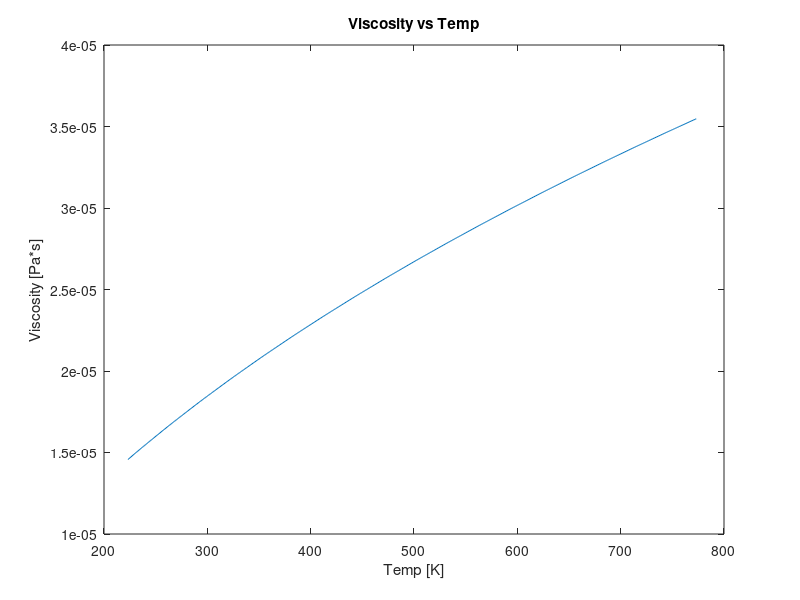

This figure's MATLAB source: (Note: this script raises an error after producing the figure.)
%% HW 1 - 302
% Joshua Oates
close all;
clear all;
clc
%% FF1
clear all;
disp("-----FF1-----")


muRef = 1.716e-5;
TRef = 273.15;
S = 110.4;


mu = @(T) muRef*(((T+S).^-1).*(TRef+S)).*(T/TRef).^1.5;

T = -50:1:500;
T=T+TRef;
mu = mu(T);

figure
plot(T,mu);
xlabel("Temp [K]")
ylabel("Viscosity [Pa*s]")
title("Viscosity vs Temp")

disp("Viscosity in a microscopic perspective is essentially the pull of fluid particles against each other so that the layers of fluid want to 'stick' together and transfer some shear force perpendicularly between layers. From a macroscopic perspective, it is essentially the fluids resistance to flowing past a surface or itself and represents a fluids ablility to transfer shear forces.")
disp("Cryogenic wind tunnels make use of low temperatures to lower the viscosity of the fluid they are testing with. This has the advantage of requiring less energy to accellerate the fluid to a high speed.")
disp("assumptions:")
disp("muRef: "+string(muRef)+"[Pa.s]")
disp("TRef: "+string(TRef)+"[K]")
disp("S: "+string(S)+"[K]")
%% FF2
clear all;
disp("-----FF2-----")
m = 1; % kg
HLF = 334; % heat of latent fusion J/g
HLF = HLF*1000; % J/kg
HLV = 2.25e6; % heat of latent vaporization at 1 atm J/kg
C_water = 4.18; % J/g.K
C_water = C_water*1000; % J/kg.K
Cp_steam = 1.87; % kJ/kg.K
Cp_steam = Cp_steam*1000; % J/kg.K
Cv_steam = 1.4108; % kJ/kg.K
Cv_steam = Cv_steam*1000; % J/kg.K 

E_Cp = [0,HLF,HLF+C_water*100,HLF+C_water*100+HLV,HLF+C_water*100+HLV+Cp_steam*400].*m; % J
E_Cv = [0,HLF,HLF+C_water*100,HLF+C_water*100+HLV,HLF+C_water*100+HLV+Cv_steam*400].*m;
T = [0,0,100,100,500];

figure
hold on
plot(E_Cp,T)
plot(E_Cv,T)
xlabel("Energy [J]")
ylabel("Temp [K]")
legend("Cp","Cv")


% E_Cp = E_Cp/1000; % KJ
disp("E-tot, Cp: "+string(E_Cp(5))+"[J]")
disp("E-tot, Cv: "+string(E_Cv(5))+"[J]")
disp("assumptions:")
disp("heat of latent fusion: "+string(HLF)+"[J/kg]")
disp("heat of latent vaporization: "+string(HLV)+"[J/kg]")
disp("C_water: "+string(C_water)+"[J/kg.K]")
disp("Cp_steam: "+string(Cp_steam)+"[J/kg.K]")
disp("Cv_steam: "+string(Cv_steam)+"[J/kg.K]")



%% DA1
clear all;
disp("-----DA1-----")
% F c U a rho mu
% L M T
%    [L M T]

M = [[2 1 -2];... %M
     [1 1 -2];... %F
     [1 0 0];...  %c
     [1 0 -1];... %U
     [1 0 -1];... %a
     [-3 1 0];... %rho
     [-1 1 -1]];   %mu

M = M';

pi = joshBuckPiTheory(M,["M","F", "c", "U", "a", "rho", "mu"]);

disp("I found the following pi's algorithmically")
disp("pi 1: "+string(pi(1)))
disp("pi 2: "+string(pi(2)))
disp("pi 3: "+string(pi(3)))
disp("pi 4: "+string(pi(4)))

disp("The values of pi 1 and pi 2 can be converted into the numbers")

pi(1) = pi(1)^-1; % coeff moment
pi(2) = pi(2)^-1; % mach

disp("pi 1: "+string(pi(1)))
disp("pi 2: "+string(pi(2)))
disp("which are the coeff moment and mach number.")
disp("using all pi's except 2 M and F can be solved. This reduction in number of paramenters from 7 to 4 will make testing and modeling much easier for the experiementers.")

%% FS1
clear all;
disp("-----FS1-----")

for i=1:1000 % test iterator for 100 different altitudes
    hM(i)=i*100;
    [TM(i),PM(i),rhoM(i),muM(i)]=stdAtmOatesJoshua(hM(i));
end
figure
hold;
subplot(1,4,1); %set subplot settings
plot(TM,hM); %plot T
ylabel("altitude (m)"); %label altitude
xlabel("temperature (K)"); %label temperature
subplot(1,4,2);
plot(PM,hM);
xlabel("pressure (Pa)");
subplot(1,4,3);
plot(rhoM,hM);
xlabel("density (kg/m^3)");
subplot(1,4,4);
plot(muM,hM);
xlabel("viscosity (Pa.s)");

disp("We assume that temperatrure is either changing with a constant slope as a function of h or that it is not changing between certain altitudes. This leads to a peicewise graph of all atmpospheric variables. This appraoch could easily be extended to any important altitude but these fomulations will not work for long since the stdAtm model is designed only for up to 100km. When the air gets very thin, we start to care more about Knudsen number than than pressure.")
disp("assumptions:")
disp("stdAtm")

%% FS2
% space elevator
clear all;

disp("-----FS2-----")
L = 100; % km
L = L*1000; % m
d = 2; % m
A = L*2; % m^2

degree = 10;
h = 1:L;
for i=1:length(h) % test iterator for 100 different 
    % altitudes
    [~,P1(i)]=stdAtmOatesJoshua(h(i));
end

poly = polyfit(h,P1,degree);
P2 = polyval(poly,h);


polyFun1 = @(h) polyval(poly,h);
polyFun2 = @(h) polyval([poly,0],h);

hFun = @(h) h;
polyi = polyint(poly);

F = polyFun2(0) - polyFun2(L);
F = F*2;

Cp = integral(polyFun2,0,L)/integral(polyFun1,0,L);
Cm = L/2;
M = (Cm-Cp)*F;

figure
hold on
plot(P1,h)
plot(P2,h)
xlabel("Presure [Pa]")
ylabel("Altitude [m]")
title("Pressure vs Altitude")
legend("stdAtm Pressure","Polyfit Pressure")

disp("The center of pressure (Cp) is at and altitude of: "+string(Cp)+" m.")
disp("The moment is: "+string(M)+" N.m.")
disp("assumptions:")
disp("stdAtm")
disp("Only evaluate forces on one half of the elevator, if evaluated on both side there is no net force or moment.")
%% FS3

disp("-----FS3-----")
syms P1 P2 P3 V1 V2 h1 h2 theta Pd hm
assume([P1 P2 P3 V1 V2 h1 h2 theta Pd hm],'real')
assumeAlso([P1 P2 P3 V1 V2 h1 h2 theta hm]>0)
assumeAlso(P1 == P2 + P3)
h2 = sind(theta)*hm;
rho_w = 997; % kg/m^3
rho_a = 1.225; % kg/m^3
g = 9.81; % m/s^2
Pd = rho_w*h1*g;
assumeAlso(Pd == P1-P2);

Pd1 = double(subs(Pd,h1,1e-3)); %  Pa
eqn1 = Pd1==rho_a*V1^2/2; % definition of dynamic pressure

V1 = double(solve(eqn1,V1));

Pd2 = Pd1*sind(50);
eqn2 = Pd2==rho_a*V2^2/2;

V2 = double(solve(eqn2,V2));


disp("Attach line 1 and line 2 to the manometer to find the value of dynamic pressure.")
disp("Dynamic Pressure is: "+string(Pd)+ " Pa")
disp("Using the definintion of dynamic pressure, V1 is: "+string(V1)+" m/s")
disp("Using the definintion of dynamic pressure, V2 is: "+string(V2)+" m/s")
disp("The calculated speed is higher because there is an implication that the pressure is higher but since this is within the error of the manometer it is unreasonable to report a significant difference.")


%% FM1
disp("-----FM1-----")
clear all;
clc

state0 = [100 -11.2]*1000;
tspan = [0 60*60];
options = odeset('RelTol', 1e-8,'AbsTol',1e-8);

[t,y] = ode45(@falling,tspan,state0,options);

figure
plot(abs(y(:,2)),abs(y(:,1)))
ylabel("altitude [m]")
xlabel("speed [m/s]")
title("Altitude vs Velocity")
disp("assumptions:")
disp("stdAtm")
disp("V0 = -11.2 km/s")
disp("y0 = 100 km")

%% function def

function dstate = falling(t,state)
    % disp("here")
    % y = myState(1);
    BC = 4800;%N/m^s
    g = 9.81;%m/s^2
    y = state(1);
    yd = state(2);
    if y>0
        [~,~,rho] = stdAtmOatesJoshua(y);
    else
        rho = stdAtmOatesJoshua(1);
    end

    ydd=((BC^-1)*((rho*yd^2)/2))*g;
    dstate = [yd;ydd];
end

